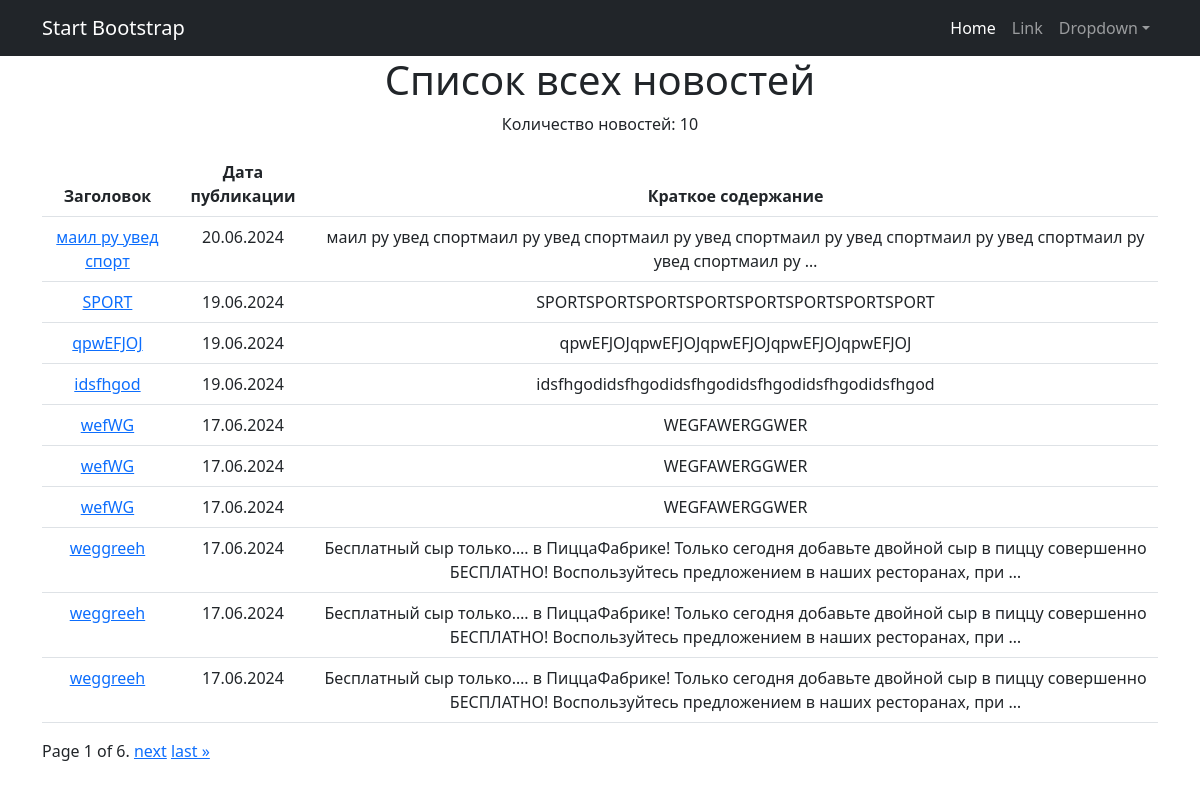
Page /news/ on the committed database.
### news/models.py (models this page shows, shortened)
class Article(models.Model):
    title = models.CharField(max_length=255)
    content = models.TextField()
    category = models.ForeignKey(Category, related_name='articles', on_delete=models.CASCADE)
    created_at = models.DateTimeField(auto_now_add=True)
    class Meta:
        managed = False
        db_table = 'news_post'

### news/views.py (the view)
# urls.py: path('', views.news_list, name='news_list'),
def news_list(request):
    news_list = Post.objects.order_by('-created_at')
    paginator = Paginator(news_list, 10)  # Пагинация, по 10 новостей на страницу
    page = request.GET.get('page')
    try:
        news = paginator.page(page)
    except PageNotAnInteger:
        news = paginator.page(1)
    except EmptyPage:
        news = paginator.page(paginator.num_pages)
    return render(request, 'news/news_list.html', {'news': news})

### news/templates/news/news_list.html (shortened to what this page needs)
{% extends 'news/default.html' %}
{% load custom_filters %}
{% block content %}
<h1>Список всех новостей</h1>
<p>Количество новостей: {{ news|length }}</p>
{% if news %}
    <table class="table">
        <thead>
            <tr>
                <th>Заголовок</th>
                <th>Дата публикации</th>
                <th>Краткое содержание</th>
            </tr>
        </thead>
        <tbody>
            {% for post in news %}
            <tr>
                <td><a href="{% url 'news_detail' post.id %}">{{ post.title }}</a></td>
                <td>{{ post.created_at|date:"d.m.Y" }}</td>
                <td>{{ post.content|truncatewords_html:20 }}</td>
            </tr>
            {% endfor %}
        </tbody>
    </table>
    {% if news.has_other_pages %}
    <div class="pagination">
        <span class="step-links">
            <span class="current">
                Page {{ news.number }} of {{ news.paginator.num_pages }}.
            </span>
            {% if news.has_next %}
                <a href="?page={{ news.next_page_number }}">next</a>
                <a href="?page={{ news.paginator.num_pages }}">last &raquo;</a>
            {% endif %}
        </span>
    </div>
    {% endif %}
{% else %}
    <p>Нет новостей.</p>
{% endif %}
{% endblock %}

### rows in the picture
Article: title "маил ру увед спорт", created_at "20.06.2024", content "маил ру увед спортмаил ру увед спортмаил ру увед спортмаил ру увед спортмаил ру увед спортмаил ру увед спортмаил ру …"
Article: title "SPORT", created_at "19.06.2024", content "SPORTSPORTSPORTSPORTSPORTSPORTSPORTSPORT"
Article: title "qpwEFJOJ", created_at "19.06.2024", content "qpwEFJOJqpwEFJOJqpwEFJOJqpwEFJOJqpwEFJOJ"
Article: title "idsfhgod", created_at "19.06.2024", content "idsfhgodidsfhgodidsfhgodidsfhgodidsfhgodidsfhgod"
Article: title "wefWG", created_at "17.06.2024", content "WEGFAWERGGWER"
Article: title "wefWG", created_at "17.06.2024", content "WEGFAWERGGWER"
Article: title "wefWG", created_at "17.06.2024", content "WEGFAWERGGWER"
Article: title "weggreeh", created_at "17.06.2024", content "Бесплатный сыр только…. в ПиццаФабрике! Только сегодня добавьте двойной сыр в пиццу совершенно БЕСПЛАТНО! Воспользуйтесь предложением в наших ресторанах, при …"
Article: title "weggreeh", created_at "17.06.2024", content "Бесплатный сыр только…. в ПиццаФабрике! Только сегодня добавьте двойной сыр в пиццу совершенно БЕСПЛАТНО! Воспользуйтесь предложением в наших ресторанах, при …"
Article: title "weggreeh", created_at "17.06.2024", content "Бесплатный сыр только…. в ПиццаФабрике! Только сегодня добавьте двойной сыр в пиццу совершенно БЕСПЛАТНО! Воспользуйтесь предложением в наших ресторанах, при …"

### other values in the picture
{{ news|length }} "10"
{{ news.number }} "1"
{{ news.paginator.num_pages }} "6"
